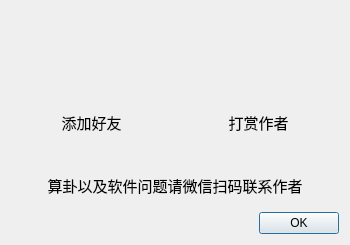
<?xml version="1.0" encoding="UTF-8"?>
<ui version="4.0">
 <class>Dialog</class>
 <widget class="QDialog" name="Dialog">
  <property name="geometry">
   <rect>
    <x>0</x>
    <y>0</y>
    <width>350</width>
    <height>245</height>
   </rect>
  </property>
  <property name="minimumSize">
   <size>
    <width>350</width>
    <height>245</height>
   </size>
  </property>
  <property name="maximumSize">
   <size>
    <width>350</width>
    <height>247</height>
   </size>
  </property>
  <property name="windowTitle">
   <string notr="true">联系作者</string>
  </property>
  <property name="windowIcon">
   <iconset>
    <normalon>:/photo/img/header.jpg</normalon>
   </iconset>
  </property>
  <property name="toolTip">
   <string>联系作者,</string>
  </property>
  <layout class="QVBoxLayout" name="verticalLayout">
   <item>
    <layout class="QVBoxLayout" name="verticalLayout_2">
     <item>
      <layout class="QHBoxLayout" name="horizontalLayout">
       <item>
        <widget class="QLabel" name="authorQr">
         <property name="maximumSize">
          <size>
           <width>150</width>
           <height>150</height>
          </size>
         </property>
         <property name="text">
          <string notr="true"/>
         </property>
         <property name="pixmap">
          <pixmap resource="images.qrc">:/photo/img/lx.jpg</pixmap>
         </property>
         <property name="scaledContents">
          <bool>false</bool>
         </property>
         <property name="alignment">
          <set>Qt::AlignCenter</set>
         </property>
        </widget>
       </item>
       <item>
        <widget class="QLabel" name="money">
         <property name="maximumSize">
          <size>
           <width>150</width>
           <height>150</height>
          </size>
         </property>
         <property name="text">
          <string notr="true"/>
         </property>
         <property name="pixmap">
          <pixmap resource="images.qrc">:/photo/img/sk.jpg</pixmap>
         </property>
         <property name="scaledContents">
          <bool>false</bool>
         </property>
         <property name="alignment">
          <set>Qt::AlignCenter</set>
         </property>
        </widget>
       </item>
      </layout>
     </item>
    </layout>
   </item>
   <item>
    <layout class="QHBoxLayout" name="horizontalLayout_2">
     <item>
      <widget class="QLabel" name="label_3">
       <property name="font">
        <font>
         <family>宋体</family>
         <pointsize>11</pointsize>
        </font>
       </property>
       <property name="text">
        <string>添加好友</string>
       </property>
       <property name="alignment">
        <set>Qt::AlignCenter</set>
       </property>
       <property name="wordWrap">
        <bool>false</bool>
       </property>
      </widget>
     </item>
     <item>
      <widget class="QLabel" name="label_2">
       <property name="font">
        <font>
         <family>宋体</family>
         <pointsize>11</pointsize>
        </font>
       </property>
       <property name="text">
        <string>打赏作者</string>
       </property>
       <property name="alignment">
        <set>Qt::AlignCenter</set>
       </property>
      </widget>
     </item>
    </layout>
   </item>
   <item>
    <layout class="QVBoxLayout" name="verticalLayout_3">
     <item>
      <widget class="QLabel" name="info">
       <property name="font">
        <font>
         <family>宋体</family>
         <pointsize>11</pointsize>
        </font>
       </property>
       <property name="text">
        <string>算卦以及软件问题请微信扫码联系作者</string>
       </property>
       <property name="textFormat">
        <enum>Qt::AutoText</enum>
       </property>
       <property name="alignment">
        <set>Qt::AlignCenter</set>
       </property>
      </widget>
     </item>
     <item>
      <widget class="QDialogButtonBox" name="ok">
       <property name="orientation">
        <enum>Qt::Horizontal</enum>
       </property>
       <property name="standardButtons">
        <set>QDialogButtonBox::Ok</set>
       </property>
       <property name="centerButtons">
        <bool>false</bool>
       </property>
      </widget>
     </item>
    </layout>
   </item>
  </layout>
 </widget>
 <resources>
  <include location="images.qrc"/>
 </resources>
 <connections>
  <connection>
   <sender>ok</sender>
   <signal>accepted()</signal>
   <receiver>Dialog</receiver>
   <slot>accept()</slot>
   <hints>
    <hint type="sourcelabel">
     <x>248</x>
     <y>254</y>
    </hint>
    <hint type="destinationlabel">
     <x>157</x>
     <y>274</y>
    </hint>
   </hints>
  </connection>
  <connection>
   <sender>ok</sender>
   <signal>rejected()</signal>
   <receiver>Dialog</receiver>
   <slot>reject()</slot>
   <hints>
    <hint type="sourcelabel">
     <x>316</x>
     <y>260</y>
    </hint>
    <hint type="destinationlabel">
     <x>286</x>
     <y>274</y>
    </hint>
   </hints>
  </connection>
 </connections>
</ui>
